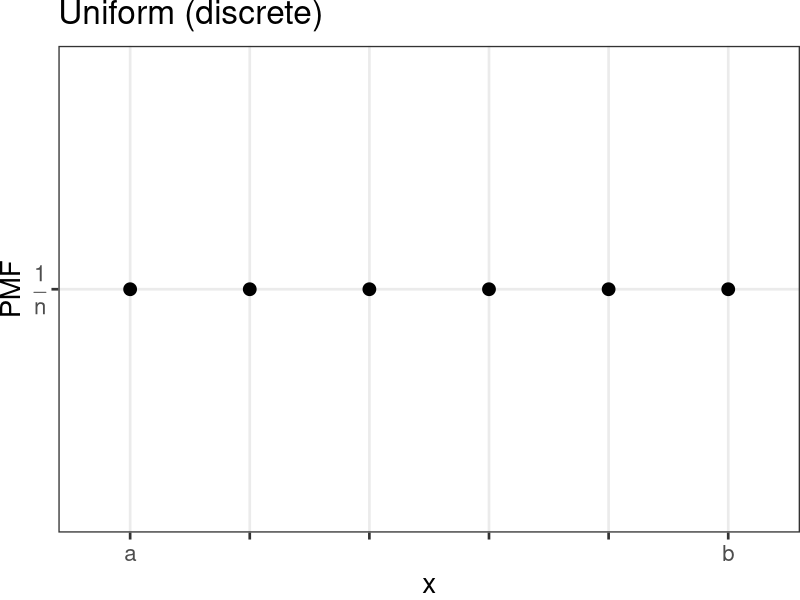
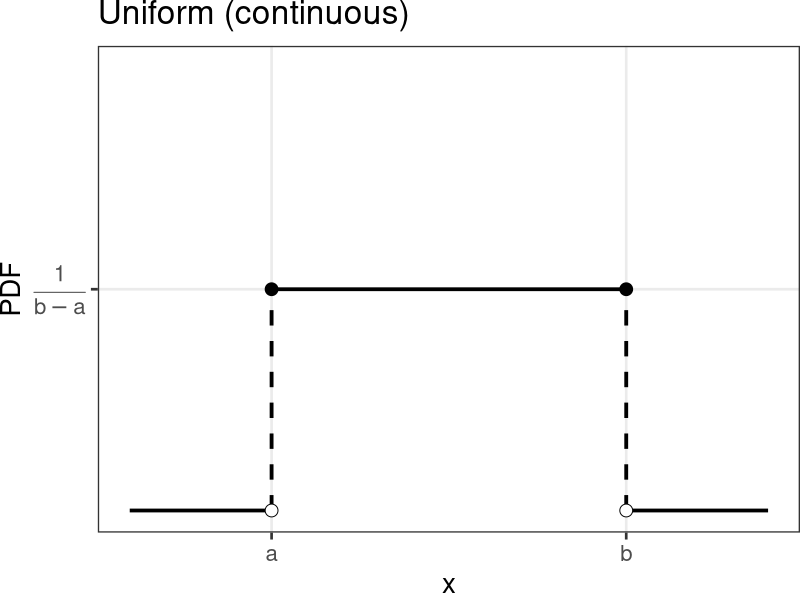
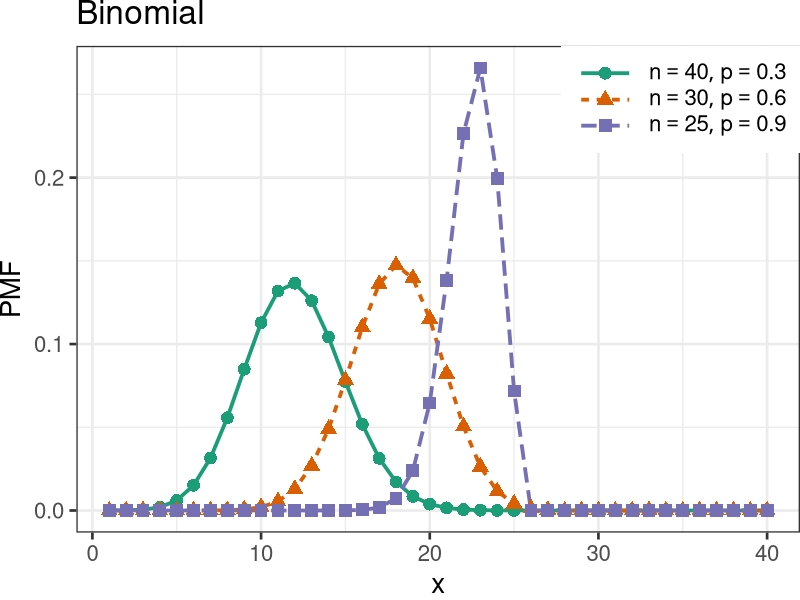
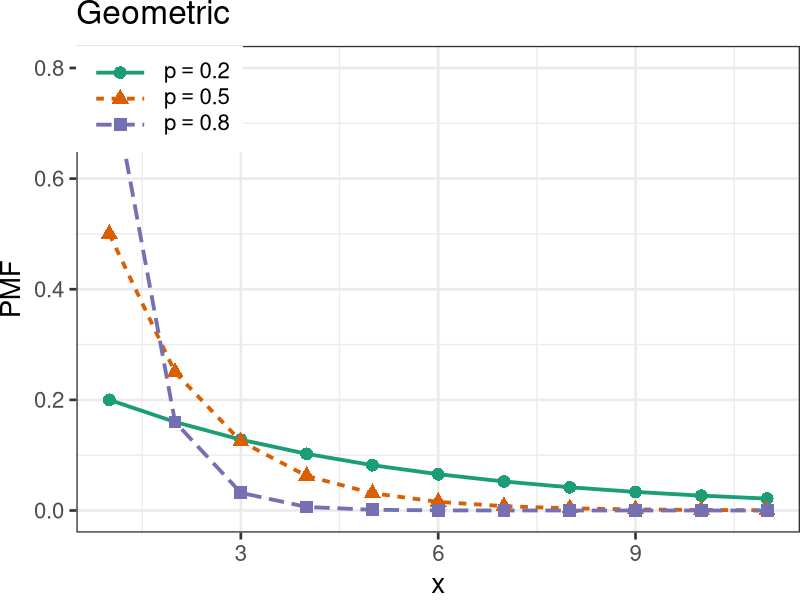
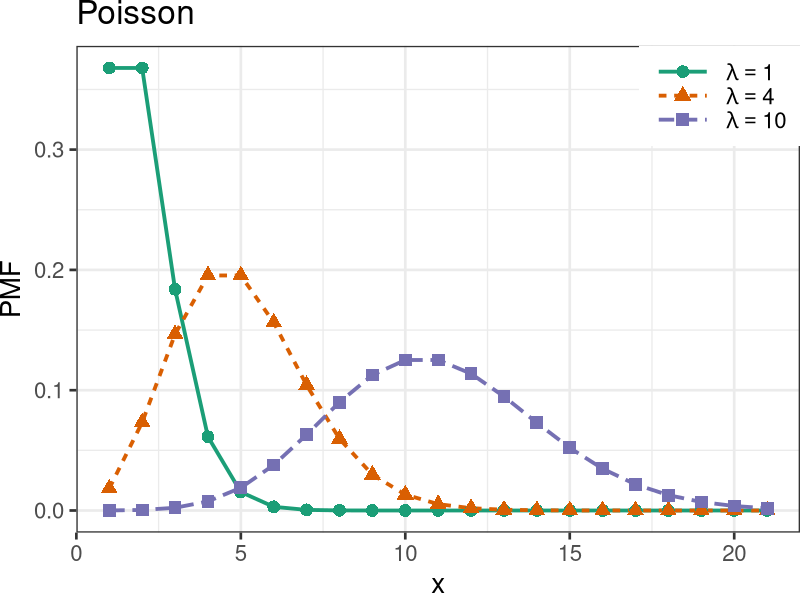
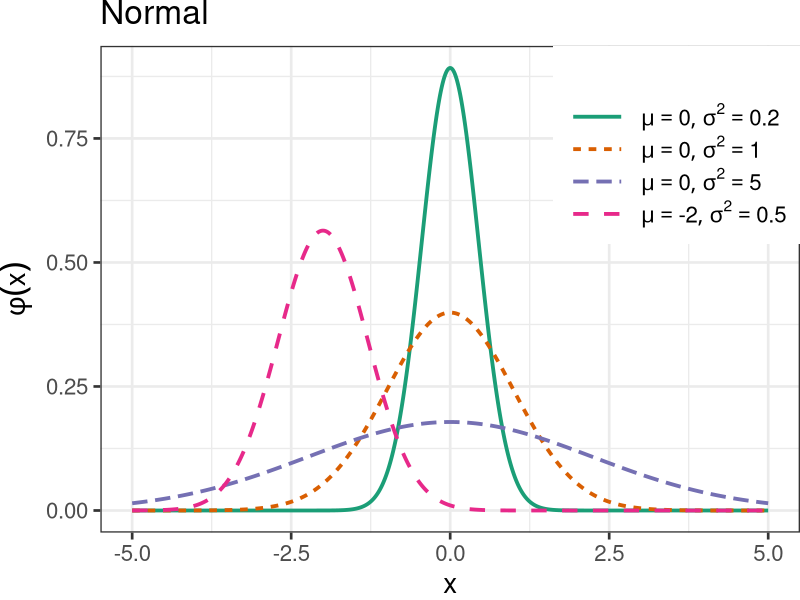
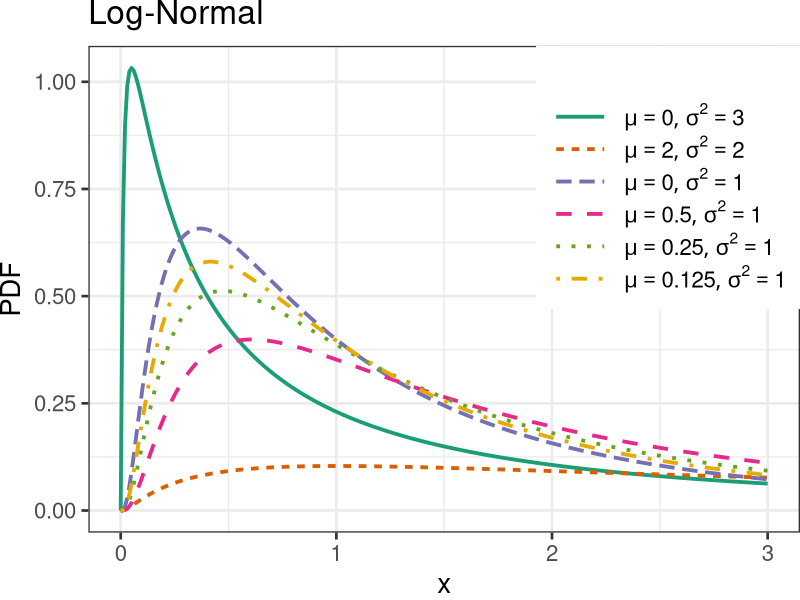
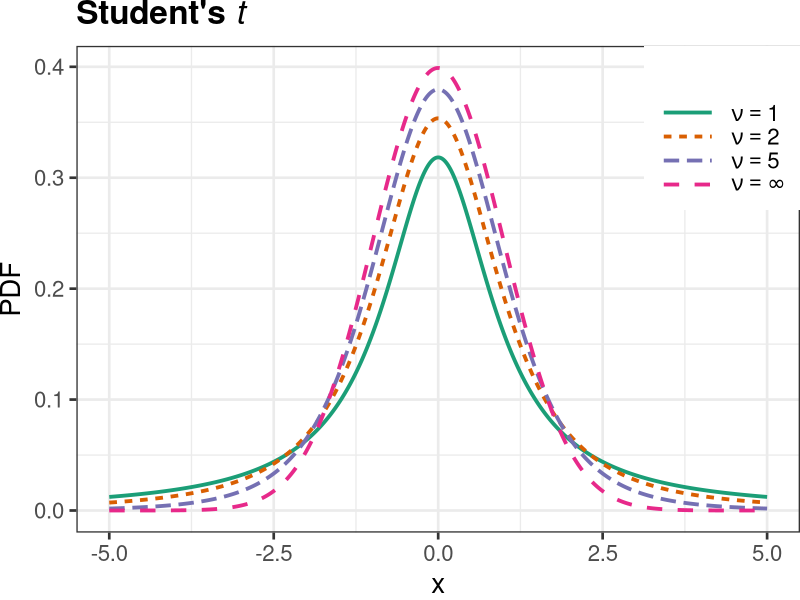

The R script that drew these images, in order:
library(ggplot2)
library(reshape2)
library(grid)
library(RColorBrewer)

line_width = 1.3
point_size = 4
theme_set(theme_bw(base_size=20))
theme_update(legend.key=element_rect(colour="white"),
             legend.key.width=unit(3, "lines"),
             plot.margin=unit(rep(0, 4), "lines"))

# FIXME: is it possible to move this statement into theme_update?
scale_color_discrete = function(...) scale_color_brewer(..., palette="Dark2")


# --------------------------------------------------------------------------- #

# Plots a probability mass function.
#
# Requires: x is a molten data frame and has a column "x" representing the
# abscissa values.
plot.discrete.pmf = function(data, name, legend_labels)
{
  ggplot(data) +
    aes(x, value,
        group=variable, color=variable, shape=variable, linetype=variable) +
    geom_line(size=line_width) +
    geom_point(size=point_size) +
    labs(title=name, y="PMF", color="", shape="", linetype="") +
    scale_color_discrete(labels=legend_labels) +
    scale_shape_discrete(labels=legend_labels) +
    scale_linetype_discrete(labels=legend_labels) +
    theme(legend.title=element_blank(),
          legend.justification=c(1, 1),
          legend.position=c(1, 1))
}

# Plots an ECDF for a given sample.
plot.discrete.cdf = function(data, name, legend_labels)
{
  ggplot(data) +
    aes(value,
        group=variable, color=variable, shape=variable, linetype=variable) +
    stat_ecdf() +
    labs(title=name, y="ECDF", color="", shape="", linetype="") +
    scale_color_discrete(labels=legend_labels) +
    scale_shape_discrete(labels=legend_labels) +
    scale_linetype_discrete(labels=legend_labels) +
    theme(legend.title=element_blank())
}

# Plots a list of CDFs.
plot.cdf <- function(from, to, name, cdfs, legend_labels)
{
  pal <- brewer.pal(length(cdfs), "Dark2")

  p <- ggplot(data.frame(x=c(from, to)), aes(x)) +
         labs(title=name, y="CDF", color="", shape="", linetype="") +
         scale_color_discrete(labels=legend_labels) +
         scale_shape_discrete(labels=legend_labels) +
         scale_linetype_discrete(labels=legend_labels) +
         theme(legend.title=element_blank(),
               legend.justification=c(0, 1),
               legend.position=c(0, 1))

  for (i in 1:length(cdfs))
    p <- p + stat_function(fun=cdfs[[i]], geom="step", color=pal[i])

  p
}

plot.uniform.pmf = function()
{
  xseq = 3:8
  ggplot(data.frame(x0=factor(xseq), x1=xseq, y0=0, y1=0.5)) +
    aes(x=x0, y=y1) +
    geom_point(size=point_size) +
#    geom_segment(aes(x=x1, xend=x1, y=y0, yend=y1), linetype="dashed") +
    labs(title="Uniform (discrete)") +
    theme(panel.grid.minor=element_blank()) +
    scale_x_discrete(name="x",
                     breaks=xseq,
                     limits=1:10,
                     labels=c("a", rep("", length(xseq)-2), "b")) +
    scale_y_continuous(name="PMF",
                       breaks=0.5,
                       limits=0:1,
                       labels=expression(frac(1, n)))
}

plot.binomial.pmf = function()
{
  n = c(40, 30, 25)
  p = c(0.3, 0.6, 0.9)
  xseq = 1:40
  pmf = function(x, y) dbinom(xseq, x, y)
  molten = melt(cbind(x=xseq, data.frame(mapply(pmf, n, p))), id=1)

  s = function(k) substitute(list(n==i, p==j), list(i=n[k], j=p[k]))
  plot.discrete.pmf(molten, "Binomial", lapply(1:length(n), s))
}

plot.binomial.cdf = function()
{
  n = c(40, 30, 25)
  p = c(0.3, 0.6, 0.9)
  factory <- function(x, y) { force(x); force(y); function(z) pbinom(z, x, y) }
  cdfs <- mapply(factory, n, p)
  s = function(k) substitute(list(n==i, p==j), list(i=n[k], j=p[k]))
  plot.cdf(1, 40, "Binomial", cdfs, s)
}

plot.geometric.pmf = function()
{
  p = c(0.2, 0.5, 0.8)
  xseq = 0:10
  pmf = function(x) dgeom(xseq, x)
  molten = melt(cbind(x=xseq+1, data.frame(sapply(p, pmf))), id=1)

  s = function(k) substitute(p==j, list(j=p[k]))
  plot.discrete.pmf(molten, "Geometric", lapply(1:length(p), s)) +
    theme(legend.justification=c(0, 1), legend.position=c(0, 1))
}

plot.geometric.cdf = function()
{
  p = c(0.2, 0.5, 0.8)
  cdfs = sapply(p, function(z) { force(z); function(x) pgeom(x, z) })
  s = function(k) substitute(p==j, list(j=p[k]))
  plot.cdf(1, 10, "Geometric", cdfs, s)
}

plot.poisson.pmf = function()
{
  lambda = c(1,4,10)
  xseq = 0:20
  pmf = function(x) dpois(xseq, x)
  molten = melt(cbind(x=xseq+1, data.frame(sapply(lambda, pmf))), id=1)

  s = function(k) substitute(lambda==j, list(j=lambda[k]))
  plot.discrete.pmf(molten, "Poisson", lapply(1:length(lambda), s))
}

plot.poisson.cdf = function()
{
  lambda = c(1,4,10)
  cdfs = sapply(lambda, function(z) { force(z); function(x) ppois(x, z) })
  s = function(k) substitute(lambda==j, list(j=lambda[k]))
  plot.cdf(1, 20, "Poisson", cdfs, s)
}

# --------------------------------------------------------------------------- #

# Plots a probability distribution function.
#
# Requires: x is a molten data frame and has a column "x" representing the
# abscissa values.
plot.continuous.pdf = function(data, name, legend_labels)
{
  ggplot(data) +
    aes(x, value, group=variable, color=variable, linetype=variable) +
    geom_line(size=line_width) +
    ylab("PDF") +
    scale_color_discrete(name="", labels=legend_labels) +
    scale_linetype_discrete(name="", labels=legend_labels) +
    ggtitle(name) +
    theme(legend.justification=c(1, 1),
          legend.position=c(1, 1))
}

plot.uniform.pdf = function()
{
  solid = data.frame(x0=c(1, 3,   8),
                     x1=c(3, 8,  10),
                     y0=c(0, 0.5, 0),
                     y1=c(0, 0.5, 0))
  dashed = data.frame(x0=c(solid[1,2], solid[3,1]),
                      x1=c(solid[1,2], solid[2,2]),
                      y0=c(solid[1,3], solid[3,3]),
                      y1=c(solid[2,3], solid[2,4]))
  filled = data.frame(x=c(solid[2,1], solid[3,1]),
                      y=c(solid[2,3], solid[2,3]))
  hollow = data.frame(x=c(solid[2,1], solid[3,1]),
                      y=c(solid[1,3], solid[3,3]))

  ggplot(solid) +
    geom_segment(aes(x=x0, xend=x1, y=y0, yend=y1), size=line_width) +
    geom_segment(data=dashed,
                 aes(x=x0, xend=x1, y=y0, yend=y1),
                 size=line_width,
                 linetype="dashed") +
    geom_point(data=filled, aes(x=x, y=y), size=point_size) +
    geom_point(data=hollow, aes(x=x, y=y), size=point_size, shape=21,
               fill="white") +
    theme(panel.grid.minor=element_blank()) +
    ggtitle("Uniform (continuous)") +
    scale_x_continuous(name="x",
                       breaks=c(solid[1,2], solid[3,1]),
                       limits=c(solid[1,1], solid[3,2]),
                       labels=c("a", "b")) +
    scale_y_continuous(name="PDF",
                       breaks=solid[2,3],
                       limits=0:1,
                       labels=expression(frac(1, b-a)))
}

plot.normal = function()
{
  mu = c(0,0,0,-2)
  s2 = c(0.2,1,5,0.5)
  xseq = seq(-5,5, by=0.01)
  f = function(x,y) dnorm(xseq, x, y)
  molten = melt(cbind(x=xseq, data.frame(mapply(f, mu, sqrt(s2)))), id=1)

  s = function(k) substitute(list(mu==i, sigma^2==j), list(i=mu[k], j=s2[k]))
  plot.continuous.pdf(molten, "Normal", lapply(1:length(mu), s)) +
    ylab(expression(phi(x)))
}

plot.lognormal = function()
{
  mu = c(0,2,0,1/2,1/4,1/8)
  s2 = c(3,2,1,1,1,1)
  xseq = seq(0,3, by=0.01)
  f = function(x, y) dlnorm(xseq, x, y)
  molten = melt(cbind(x=xseq, data.frame(mapply(f, mu, sqrt(s2)))), id=1)

  s = function(k) substitute(list(mu==i, sigma^2==j), list(i=mu[k], j=s2[k]))
  plot.continuous.pdf(molten, "Log-Normal", lapply(1:length(mu), s))
}

plot.student = function()
{
  nu = c(1,2,5,Inf)
  xseq = seq(-5,5, by=0.01)
  f = function(x) dt(xseq, x)
  molten = melt(cbind(x=xseq, data.frame(sapply(nu, f))), id=1)

  s = function(k) substitute(nu==i, list(i=nu[k]))
  s.last = quote(nu==infinity)
  plot.continuous.pdf(molten,
                  expression(bold("Student\'s") ~ italic(t)),
                  c(lapply(1:(length(nu)-1), s), s.last))
}

plot.chisquare = function()
{
  k = 1:5
  xseq = seq(0,8, by=0.01)
  f = function(x) dchisq(xseq, x)
  molten = melt(cbind(x=xseq, data.frame(sapply(k, f))), id=1)

  s = function(l) substitute(k == i, list(i=k[l]))
  plot.continuous.pdf(molten, expression(chi^2), lapply(1:length(k), s))
}

plot.f = function()
{
  d1 = c(1,2,5,100,100)
  d2 = c(1,1,2,1,100)
  xseq = seq(0,5, by=0.01)
  f = function(x, y) df(xseq, x, y)
  molten = melt(cbind(x=xseq, data.frame(mapply(f, d1, d2))), id=1)

  s = function(k) substitute(list(d[1]==i, d[2]==j), list(i=d1[k], j=d2[k]))
  plot.continuous.pdf(molten, "F", lapply(1:length(d1), s))
}

plot.exp = function()
{
  b = c(2, 1, 0.4)
  xseq = seq(0, 5, by=0.01)
  f = function(x) dexp(xseq, x)
  molten = melt(cbind(x=xseq, data.frame(sapply(b, f))), id=1)

  s = function(k) substitute(beta == i, list(i=b[k]))
  plot.continuous.pdf(molten, "Exponential", lapply(1:length(b), s))
}

plot.gamma = function()
{
  a = c(1,2,3,5,9)
  b = c(2,2,2,1,0.5)
  xseq = seq(0, 20, by=0.1)
  f = function(x, y) dgamma(xseq, x, 1/y)
  molten = melt(cbind(x=xseq, data.frame(mapply(f, a, b))), id=1)

  s = function(k) substitute(list(alpha == i, beta == j), list(i=a[k], j=b[k]))
  plot.continuous.pdf(molten, "Gamma", lapply(1:length(a), s))
}

plot.invgamma = function()
{
  require(MCMCpack)

  a = c(1,2,3,3)
  b = c(1,1,1,0.5)
  xseq = seq(0, 5, by=0.01)
  f = function(x,y) dinvgamma(xseq, x, y)
  molten = melt(cbind(x=xseq, data.frame(mapply(f, a, b))), id=1)

  s = function(k) substitute(list(alpha == i, beta == j), list(i=a[k], j=b[k]))
  plot.continuous.pdf(molten, "Inverse Gamma", lapply(1:length(a), s))
}

#plot.dirichlet = function()
#{
#  require(MCMCpack)
#
#  a = list(c(6,2,2), c(3,7,5), c(6,2,6), c(2,3,4))
#  seqs = seq(0, 15, by=0.01) # FIXME: choose right input
#  f = function(v) ddirichlet(cbind(seqs, seqs, seqs), v)
#
#  # TODO
#  mapply(f, a, b)
#
#  s = function(k) substitute(list(alpha == i), list(i=a[k]))
#  labs = lapply(1:length(a), s)
#}

plot.beta = function()
{
  a = c(0.5,5,1,2,2)
  b = c(0.5,1,3,2,5)
  xseq = seq(0, 1, by=0.01)
  f = function(x,y) dbeta(xseq, x, y)
  molten = melt(cbind(x=xseq, data.frame(mapply(f, a, b))), id=1)

  s = function(k) substitute(list(alpha == i, beta == j), list(i=a[k], j=b[k]))
  plot.continuous.pdf(molten, "Beta", lapply(1:length(a), s)) +
    theme(legend.justification=c(0.5, 1), legend.position=c(0.5, 1))
}

plot.weibull = function()
{
  lambda = c(1,1,1,1)
  k = c(0.5,1,1.5,5)
  xseq = seq(0, 2.5, by=0.01)
  f = function(x,y) dweibull(xseq, x, y)
  molten = melt(cbind(x=xseq, data.frame(mapply(f, k, lambda))), id=1)

  s = function(l) substitute(list(lambda == i, k == j),
                             list(i=lambda[l], j=k[l]))
  plot.continuous.pdf(molten, "Weibull", lapply(1:length(k), s))
}

plot.pareto = function()
{
  require(VGAM)

  xm = rep(1,3)
  a = c(1,2,4)
  xseq = seq(0,5, by=0.01)
  f = function(x,y) dpareto(xseq, x, y)
  molten = melt(cbind(x=xseq, data.frame(mapply(f, xm, a))), id=1)

  s = function(k) substitute(list(x[m] == i, alpha == j), list(i=xm[k], j=a[k]))
  plot.continuous.pdf(molten, "Pareto", lapply(1:length(a), s))
}

# --------------------------------------------------------------------------- #

# Saves a ggplot2 to disk.
#
# Requires: f outputs a ggplot2.
store = function(f, name)
{
    pdf(paste(name, "pdf", sep="."))
    print(f())
    dev.off()
}

store(plot.uniform.pmf, "uniform-discrete")
store(plot.uniform.pdf, "uniform-continuous")
store(plot.binomial.pmf, "binomial")
store(plot.geometric.pmf, "geometric")
store(plot.poisson.pmf, "poisson")
store(plot.normal, "normal")
store(plot.lognormal, "lognormal")
store(plot.student, "student")
store(plot.chisquare, "chisquare")
store(plot.f, "f")
store(plot.exp, "exponential")
store(plot.gamma, "gamma")
store(plot.invgamma, "invgamma")
store(plot.beta, "beta")
store(plot.weibull, "weibull")
store(plot.pareto, "pareto")
